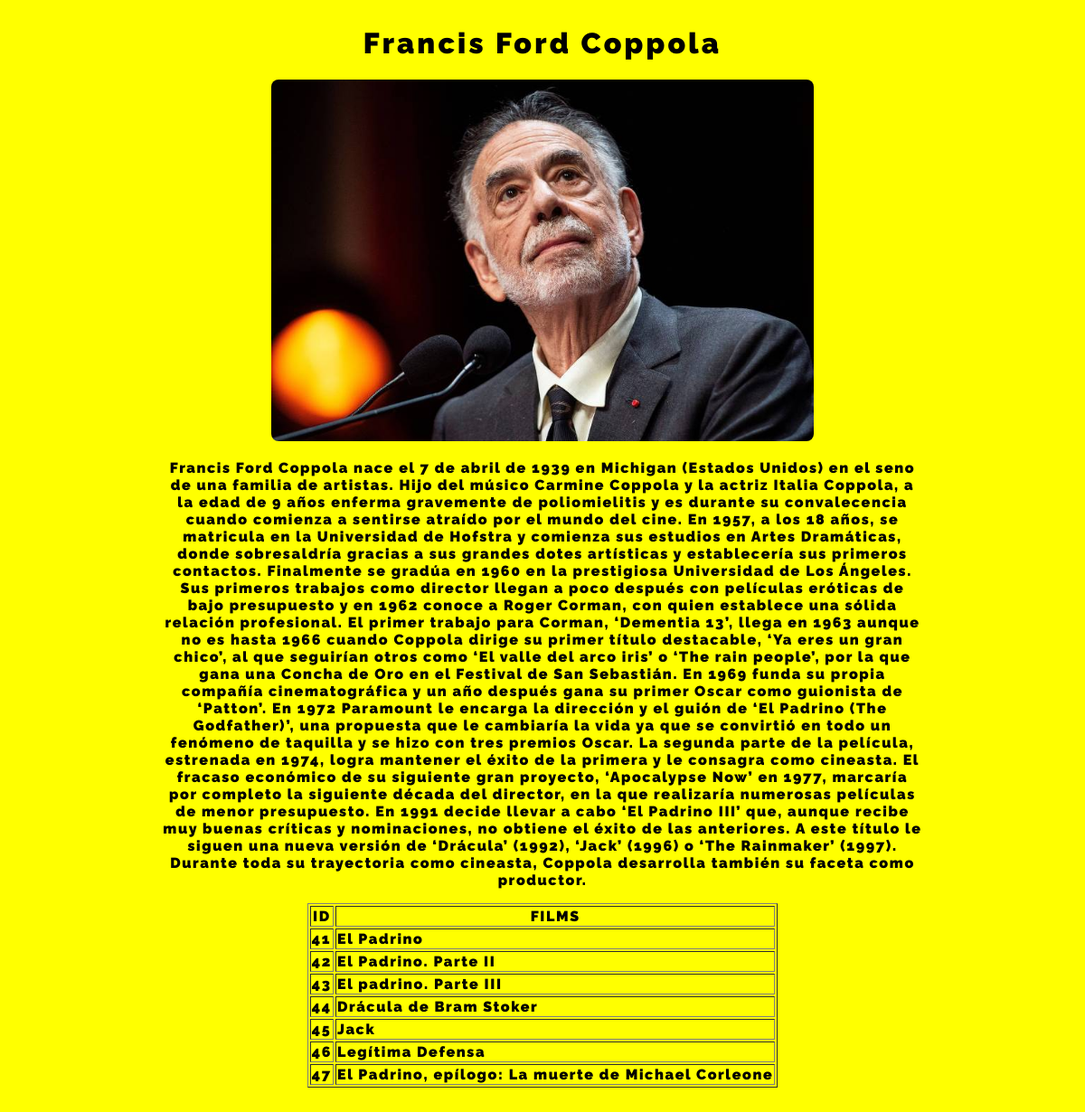
/bio4/, run on the app's committed database.
### FilmDirectors/models.py (models this page shows, shortened)
class Director(models.Model):
    id = models.AutoField(primary_key=True)
    firstName = models.CharField(max_length=100, help_text="Nombre del director")
    lastName = models.CharField(max_length=100, help_text="Apellido del director")
    biography = models.TextField(help_text="Agrega una breve biografía del/la director/a")
    films = models.ManyToManyField(Film, default="")

class Film(models.Model):
    filmName = models.CharField(max_length=100, help_text="Pon el nombre de la película")
    genre = models.ManyToManyField(Genre, help_text="Agrega un género")
    releaseYear = models.DateField(null=True, blank=True)
    sinopsis = models.TextField(default="", help_text="Agrega una sinopsis de la película")

### FilmDirectors/views.py (the view)
# urls.py: path('bio4/', views.bio4, name='bio4'),
def bio4(request):
    biography = Director.objects.get(pk=4).biography
    filmography = Film.objects.values('id','filmName')
    template = loader.get_template('bio4.html')
    context = {
    'biography': biography,
    'filmography': filmography}
    return HttpResponse(template.render(context, request))

### FilmDirectors/templates/bio4.html (shortened to what this page needs)
<!DOCTYPE html>
<html lang="en">
<head>
  {% load static %}
  <link rel="stylesheet" href="../static/styles.css">
</head>
<body class="content">
  <h1 class="title">Francis Ford Coppola</h1>
  <div class="marco-img">
    <img class="photo" src="{% static 'assets/coppola.jpg' %}" alt="coppola">
  </div>
  {% block content %}
  <p class="texto">{{biography}}</p>
  <table border="1" >
    <tr>
      <th>ID</th>
      <th>FILMS</th>
    </tr>
    {% for x in filmography %}
      {% if x.id > 40 and x.id < 48 %}
      <tr>
        <td>{{x.id}}</td>
        <td>{{x.filmName}}</td>
      </tr>
      {% endif %}
      {% endfor %}
  </table><br><br>
  {% endblock %}
</body>
</html>

### FilmDirectors/static/styles.css (style rules this page uses)
* { background-color: yellow; font-family: 'Raleway', sans-serif; letter-spacing: .1em; font-weight: bolder; max-width: 100%; }
.title { text-align: center; width: 100vw; }
.content { display: flex; flex-direction: column; justify-content: center; align-items: center; padding: 1rem black; }
.texto { text-align: center; width: 70vw; }
.photo { width: 50vw; border-radius: 0.5rem; }

### data on the page
Director: biography "Francis Ford Coppola nace el 7 de abril de 1939 en Michigan (Estados Unidos) en el seno de una familia de artistas. Hijo del músico Carmine Coppola y la actriz Italia Coppola, a la edad de 9 años enferma gravemente de poliomielitis y es durante su convalecencia cuando comienza a sentirse atraído por el mundo del cine. En 1957, a los 18 años, se matricula en la Universidad de Hofstra y comienza sus estudios en Artes Dramáticas, donde sobresaldría gracias a sus grandes dotes artísticas y establecería sus primeros contactos. Finalmente se gradúa en 1960 en la prestigiosa Universidad de Los Ángeles. Sus primeros trabajos como director llegan a poco después con películas eróticas de bajo…"
Film: id "41", filmName "El Padrino"
Film: id "42", filmName "El Padrino. Parte II"
Film: id "43", filmName "El padrino. Parte III"
Film: id "44", filmName "Drácula de Bram Stoker"
Film: id "45", filmName "Jack"
Film: id "46", filmName "Legítima Defensa"
Film: id "47", filmName "El Padrino, epílogo: La muerte de Michael Corleone"
